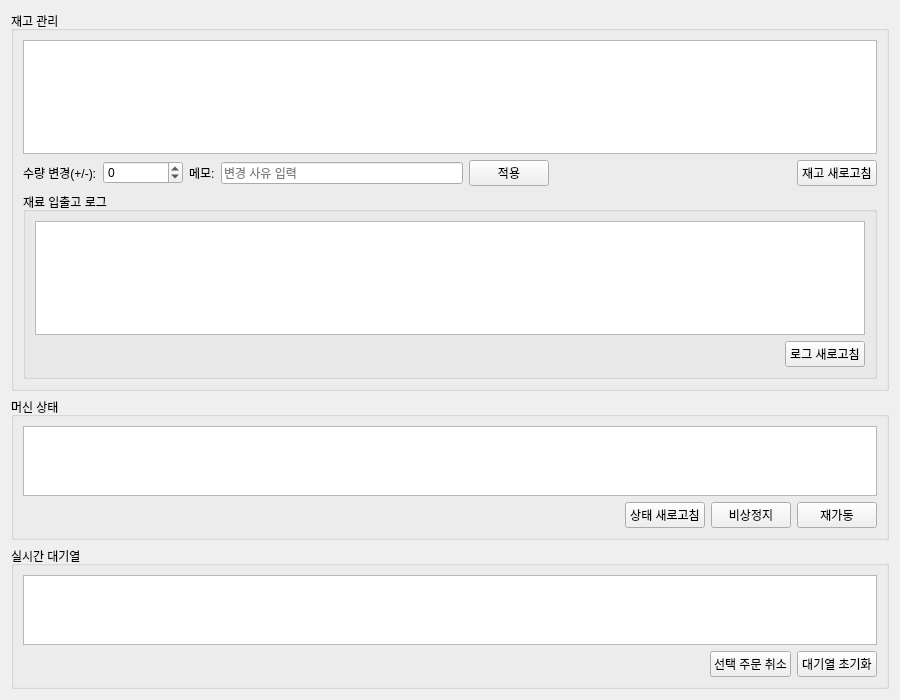
<?xml version="1.0" encoding="UTF-8"?>
<ui version="4.0">
 <class>AdminScreen</class>
 <widget class="QWidget" name="AdminScreen">
  <property name="geometry">
   <rect>
    <x>0</x>
    <y>0</y>
    <width>900</width>
    <height>700</height>
   </rect>
  </property>
  <property name="windowTitle">
   <string>관리자 화면</string>
  </property>
  <layout class="QVBoxLayout" name="verticalLayout_main">

   <!-- 재고 관리 -->
   <item>
    <widget class="QGroupBox" name="groupBox_materials">
     <property name="title">
      <string>재고 관리</string>
     </property>
     <layout class="QVBoxLayout" name="verticalLayout_materials">

      <item>
       <widget class="QTableWidget" name="materialsTable">
        <property name="editTriggers">
         <set>QAbstractItemView::NoEditTriggers</set>
        </property>
        <property name="selectionMode">
         <enum>QAbstractItemView::SingleSelection</enum>
        </property>
        <property name="selectionBehavior">
         <enum>QAbstractItemView::SelectRows</enum>
        </property>
       </widget>
      </item>

      <item>
       <layout class="QHBoxLayout" name="horizontalLayout_materials_control">
        <item>
         <widget class="QLabel" name="label_qty">
          <property name="text">
           <string>수량 변경(+/-):</string>
          </property>
         </widget>
        </item>
        <item>
         <widget class="QSpinBox" name="spinQtyChange">
          <property name="minimumSize">
           <size>
            <width>80</width>
            <height>0</height>
           </size>
          </property>
          <property name="minimum">
           <number>-9999</number>
          </property>
          <property name="maximum">
           <number>9999</number>
          </property>
         </widget>
        </item>
        <item>
         <widget class="QLabel" name="label_note">
          <property name="text">
           <string>메모:</string>
          </property>
         </widget>
        </item>
        <item>
         <widget class="QLineEdit" name="txtNote">
          <property name="placeholderText">
           <string>변경 사유 입력</string>
          </property>
         </widget>
        </item>
        <item>
         <widget class="QPushButton" name="btnRestock">
          <property name="text">
           <string>적용</string>
          </property>
         </widget>
        </item>
        <item>
         <spacer name="horizontalSpacer">
          <property name="orientation">
           <enum>Qt::Horizontal</enum>
          </property>
          <property name="sizeHint" stdset="0">
           <size>
            <width>40</width>
            <height>20</height>
           </size>
          </property>
         </spacer>
        </item>
        <item>
         <widget class="QPushButton" name="btnReloadMaterials">
          <property name="text">
           <string>재고 새로고침</string>
          </property>
         </widget>
        </item>
       </layout>
      </item>

      <!-- 재료 입출고 로그 (재고 관리 아래) -->
      <item>
       <widget class="QGroupBox" name="groupBox_material_tx">
        <property name="title">
         <string>재료 입출고 로그</string>
        </property>
        <layout class="QVBoxLayout" name="verticalLayout_material_tx">
         <item>
          <widget class="QTableWidget" name="materialTxTable">
           <property name="editTriggers">
            <set>QAbstractItemView::NoEditTriggers</set>
           </property>
           <property name="selectionMode">
            <enum>QAbstractItemView::SingleSelection</enum>
           </property>
           <property name="selectionBehavior">
            <enum>QAbstractItemView::SelectRows</enum>
           </property>
          </widget>
         </item>
         <item>
          <layout class="QHBoxLayout" name="horizontalLayout_material_tx_control">
           <item>
            <spacer name="horizontalSpacer_material_tx">
             <property name="orientation">
              <enum>Qt::Horizontal</enum>
             </property>
             <property name="sizeHint" stdset="0">
              <size>
               <width>40</width>
               <height>20</height>
              </size>
             </property>
            </spacer>
           </item>
           <item>
            <widget class="QPushButton" name="btnReloadMaterialTx">
             <property name="text">
              <string>로그 새로고침</string>
             </property>
            </widget>
           </item>
          </layout>
         </item>
        </layout>
       </widget>
      </item>

     </layout>
    </widget>
   </item>

   <!-- 머신 상태 (분리된 블록) -->
   <item>
    <widget class="QGroupBox" name="groupBox_machine">
     <property name="title">
      <string>머신 상태</string>
     </property>
     <layout class="QVBoxLayout" name="verticalLayout_machine">
      <item>
       <widget class="QTableWidget" name="machineTable">
        <property name="editTriggers">
         <set>QAbstractItemView::NoEditTriggers</set>
        </property>
        <property name="selectionMode">
         <enum>QAbstractItemView::SingleSelection</enum>
        </property>
        <property name="selectionBehavior">
         <enum>QAbstractItemView::SelectRows</enum>
        </property>
       </widget>
      </item>
      <item>
       <layout class="QHBoxLayout" name="horizontalLayout_machine_control">
        <item>
         <spacer name="horizontalSpacer_2">
          <property name="orientation">
           <enum>Qt::Horizontal</enum>
          </property>
          <property name="sizeHint" stdset="0">
           <size>
            <width>40</width>
            <height>20</height>
           </size>
          </property>
         </spacer>
        </item>
        <item>
         <widget class="QPushButton" name="btnReloadMachine">
          <property name="text">
           <string>상태 새로고침</string>
          </property>
         </widget>
        </item>
        <item>
         <widget class="QPushButton" name="btnEmergencyStop">
          <property name="text">
           <string>비상정지</string>
          </property>
         </widget>
        </item>
        <item>
         <widget class="QPushButton" name="btnRestartMachine">
          <property name="text">
           <string>재가동</string>
          </property>
         </widget>
        </item>
       </layout>
      </item>
     </layout>
    </widget>
   </item>

   <!-- 실시간 대기열 -->
   <item>
    <widget class="QGroupBox" name="groupBox_queue">
     <property name="title">
      <string>실시간 대기열</string>
     </property>
     <layout class="QVBoxLayout" name="verticalLayout_queue">
      <item>
       <widget class="QTableWidget" name="queueTable">
        <property name="editTriggers">
         <set>QAbstractItemView::NoEditTriggers</set>
        </property>
        <property name="selectionMode">
         <enum>QAbstractItemView::SingleSelection</enum>
        </property>
        <property name="selectionBehavior">
         <enum>QAbstractItemView::SelectRows</enum>
        </property>
       </widget>
      </item>
      <item>
       <layout class="QHBoxLayout" name="horizontalLayout_queue_control">
        <item>
         <spacer name="horizontalSpacer_queue">
          <property name="orientation">
           <enum>Qt::Horizontal</enum>
          </property>
          <property name="sizeHint" stdset="0">
           <size>
            <width>40</width>
            <height>20</height>
           </size>
          </property>
         </spacer>
        </item>
        <item>
         <widget class="QPushButton" name="btnCancelSelected">
          <property name="text">
           <string>선택 주문 취소</string>
          </property>
         </widget>
        </item>
        <item>
         <widget class="QPushButton" name="btnResetQueue">
          <property name="text">
           <string>대기열 초기화</string>
          </property>
         </widget>
        </item>
       </layout>
      </item>
     </layout>
    </widget>
   </item>

  </layout>
 </widget>
 <resources/>
 <connections/>
</ui>
